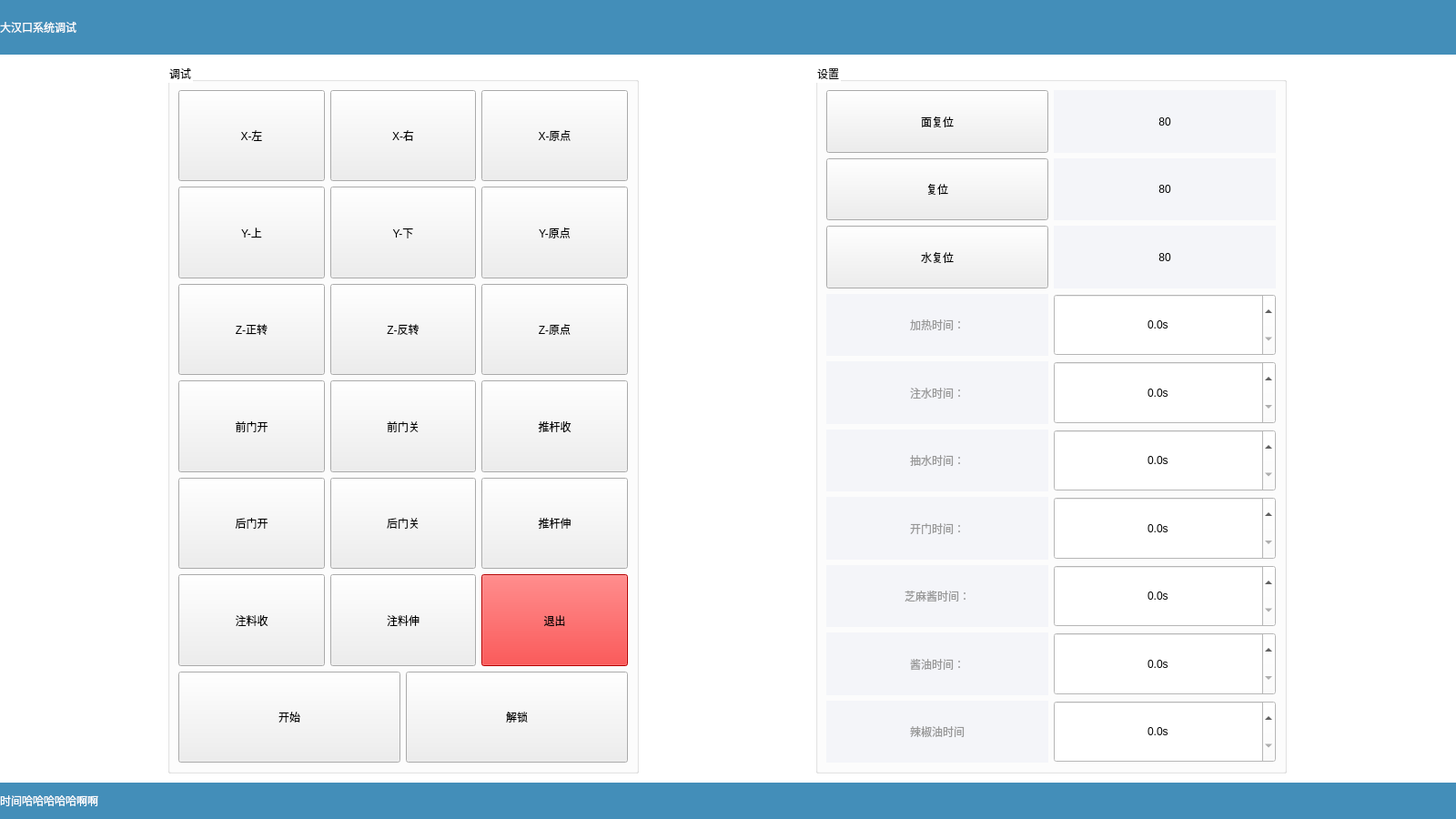
<?xml version="1.0" encoding="UTF-8"?>
<ui version="4.0">
 <class>Set</class>
 <widget class="QWidget" name="Set">
  <property name="windowModality">
   <enum>Qt::NonModal</enum>
  </property>
  <property name="enabled">
   <bool>true</bool>
  </property>
  <property name="geometry">
   <rect>
    <x>0</x>
    <y>0</y>
    <width>1600</width>
    <height>900</height>
   </rect>
  </property>
  <property name="sizePolicy">
   <sizepolicy hsizetype="Fixed" vsizetype="Fixed">
    <horstretch>0</horstretch>
    <verstretch>0</verstretch>
   </sizepolicy>
  </property>
  <property name="minimumSize">
   <size>
    <width>1600</width>
    <height>900</height>
   </size>
  </property>
  <property name="maximumSize">
   <size>
    <width>1920</width>
    <height>1080</height>
   </size>
  </property>
  <property name="windowTitle">
   <string>设置</string>
  </property>
  <property name="windowIcon">
   <iconset>
    <normaloff>noodle/img/set.png</normaloff>noodle/img/set.png</iconset>
  </property>
  <property name="styleSheet">
   <string notr="true">background-color: rgb(255, 255, 255);</string>
  </property>
  <layout class="QVBoxLayout" name="verticalLayout_3">
   <property name="spacing">
    <number>10</number>
   </property>
   <property name="leftMargin">
    <number>0</number>
   </property>
   <property name="topMargin">
    <number>0</number>
   </property>
   <property name="rightMargin">
    <number>0</number>
   </property>
   <property name="bottomMargin">
    <number>0</number>
   </property>
   <item>
    <widget class="QLabel" name="Lbtop">
     <property name="maximumSize">
      <size>
       <width>16777215</width>
       <height>60</height>
      </size>
     </property>
     <property name="styleSheet">
      <string notr="true">background-color: rgb(67, 142, 185);
font: 24pt &quot;幼圆&quot;;
color: rgb(255, 255, 255);</string>
     </property>
     <property name="text">
      <string>大汉口系统调试</string>
     </property>
     <property name="margin">
      <number>10</number>
     </property>
    </widget>
   </item>
   <item>
    <layout class="QHBoxLayout" name="horizontalLayout_15">
     <item>
      <widget class="QGroupBox" name="groupBox">
       <property name="maximumSize">
        <size>
         <width>518</width>
         <height>810</height>
        </size>
       </property>
       <property name="styleSheet">
        <string notr="true">font: 14pt &quot;楷体&quot;;</string>
       </property>
       <property name="title">
        <string>调试</string>
       </property>
       <layout class="QVBoxLayout" name="verticalLayout">
        <item>
         <layout class="QHBoxLayout" name="horizontalLayout">
          <item>
           <widget class="QPushButton" name="x_lift">
            <property name="sizePolicy">
             <sizepolicy hsizetype="Minimum" vsizetype="Preferred">
              <horstretch>0</horstretch>
              <verstretch>0</verstretch>
             </sizepolicy>
            </property>
            <property name="styleSheet">
             <string notr="true">background-color: rgb(238, 238, 238);</string>
            </property>
            <property name="text">
             <string>X-左</string>
            </property>
            <property name="checkable">
             <bool>false</bool>
            </property>
           </widget>
          </item>
          <item>
           <widget class="QPushButton" name="x_right">
            <property name="sizePolicy">
             <sizepolicy hsizetype="Minimum" vsizetype="Preferred">
              <horstretch>0</horstretch>
              <verstretch>0</verstretch>
             </sizepolicy>
            </property>
            <property name="styleSheet">
             <string notr="true">background-color: rgb(238, 238, 238);</string>
            </property>
            <property name="text">
             <string>X-右</string>
            </property>
            <property name="checkable">
             <bool>false</bool>
            </property>
           </widget>
          </item>
          <item>
           <widget class="QPushButton" name="x_home">
            <property name="sizePolicy">
             <sizepolicy hsizetype="Minimum" vsizetype="Preferred">
              <horstretch>0</horstretch>
              <verstretch>0</verstretch>
             </sizepolicy>
            </property>
            <property name="styleSheet">
             <string notr="true">background-color: rgb(238, 238, 238);</string>
            </property>
            <property name="text">
             <string>X-原点</string>
            </property>
            <property name="checkable">
             <bool>false</bool>
            </property>
           </widget>
          </item>
         </layout>
        </item>
        <item>
         <layout class="QHBoxLayout" name="horizontalLayout_2">
          <item>
           <widget class="QPushButton" name="y_up">
            <property name="sizePolicy">
             <sizepolicy hsizetype="Minimum" vsizetype="Preferred">
              <horstretch>0</horstretch>
              <verstretch>0</verstretch>
             </sizepolicy>
            </property>
            <property name="styleSheet">
             <string notr="true">background-color: rgb(238, 238, 238);</string>
            </property>
            <property name="text">
             <string>Y-上</string>
            </property>
            <property name="checkable">
             <bool>false</bool>
            </property>
           </widget>
          </item>
          <item>
           <widget class="QPushButton" name="y_down">
            <property name="sizePolicy">
             <sizepolicy hsizetype="Minimum" vsizetype="Preferred">
              <horstretch>0</horstretch>
              <verstretch>0</verstretch>
             </sizepolicy>
            </property>
            <property name="styleSheet">
             <string notr="true">background-color: rgb(238, 238, 238);</string>
            </property>
            <property name="text">
             <string>Y-下</string>
            </property>
            <property name="checkable">
             <bool>false</bool>
            </property>
           </widget>
          </item>
          <item>
           <widget class="QPushButton" name="y_home">
            <property name="sizePolicy">
             <sizepolicy hsizetype="Minimum" vsizetype="Preferred">
              <horstretch>0</horstretch>
              <verstretch>0</verstretch>
             </sizepolicy>
            </property>
            <property name="styleSheet">
             <string notr="true">background-color: rgb(238, 238, 238);</string>
            </property>
            <property name="text">
             <string>Y-原点</string>
            </property>
            <property name="checkable">
             <bool>false</bool>
            </property>
           </widget>
          </item>
         </layout>
        </item>
        <item>
         <layout class="QHBoxLayout" name="horizontalLayout_3">
          <item>
           <widget class="QPushButton" name="z_cw">
            <property name="sizePolicy">
             <sizepolicy hsizetype="Minimum" vsizetype="Preferred">
              <horstretch>0</horstretch>
              <verstretch>0</verstretch>
             </sizepolicy>
            </property>
            <property name="styleSheet">
             <string notr="true">background-color: rgb(238, 238, 238);</string>
            </property>
            <property name="text">
             <string>Z-正转</string>
            </property>
            <property name="checkable">
             <bool>false</bool>
            </property>
           </widget>
          </item>
          <item>
           <widget class="QPushButton" name="z_ccw">
            <property name="sizePolicy">
             <sizepolicy hsizetype="Minimum" vsizetype="Preferred">
              <horstretch>0</horstretch>
              <verstretch>0</verstretch>
             </sizepolicy>
            </property>
            <property name="styleSheet">
             <string notr="true">background-color: rgb(238, 238, 238);</string>
            </property>
            <property name="text">
             <string>Z-反转</string>
            </property>
            <property name="checkable">
             <bool>false</bool>
            </property>
           </widget>
          </item>
          <item>
           <widget class="QPushButton" name="z_home">
            <property name="sizePolicy">
             <sizepolicy hsizetype="Minimum" vsizetype="Preferred">
              <horstretch>0</horstretch>
              <verstretch>0</verstretch>
             </sizepolicy>
            </property>
            <property name="styleSheet">
             <string notr="true">background-color: rgb(238, 238, 238);</string>
            </property>
            <property name="text">
             <string>Z-原点</string>
            </property>
            <property name="checkable">
             <bool>false</bool>
            </property>
           </widget>
          </item>
         </layout>
        </item>
        <item>
         <layout class="QHBoxLayout" name="horizontalLayout_4">
          <item>
           <widget class="QPushButton" name="f_open">
            <property name="sizePolicy">
             <sizepolicy hsizetype="Minimum" vsizetype="Preferred">
              <horstretch>0</horstretch>
              <verstretch>0</verstretch>
             </sizepolicy>
            </property>
            <property name="styleSheet">
             <string notr="true">background-color: rgb(238, 238, 238);</string>
            </property>
            <property name="text">
             <string>前门开</string>
            </property>
            <property name="checkable">
             <bool>false</bool>
            </property>
           </widget>
          </item>
          <item>
           <widget class="QPushButton" name="f_close">
            <property name="sizePolicy">
             <sizepolicy hsizetype="Minimum" vsizetype="Preferred">
              <horstretch>0</horstretch>
              <verstretch>0</verstretch>
             </sizepolicy>
            </property>
            <property name="styleSheet">
             <string notr="true">background-color: rgb(238, 238, 238);</string>
            </property>
            <property name="text">
             <string>前门关</string>
            </property>
            <property name="checkable">
             <bool>false</bool>
            </property>
           </widget>
          </item>
          <item>
           <widget class="QPushButton" name="p_shrink">
            <property name="sizePolicy">
             <sizepolicy hsizetype="Minimum" vsizetype="Preferred">
              <horstretch>0</horstretch>
              <verstretch>0</verstretch>
             </sizepolicy>
            </property>
            <property name="styleSheet">
             <string notr="true">background-color: rgb(238, 238, 238);</string>
            </property>
            <property name="text">
             <string>推杆收</string>
            </property>
            <property name="checkable">
             <bool>false</bool>
            </property>
           </widget>
          </item>
         </layout>
        </item>
        <item>
         <layout class="QHBoxLayout" name="horizontalLayout_5">
          <item>
           <widget class="QPushButton" name="b_open">
            <property name="sizePolicy">
             <sizepolicy hsizetype="Minimum" vsizetype="Preferred">
              <horstretch>0</horstretch>
              <verstretch>0</verstretch>
             </sizepolicy>
            </property>
            <property name="styleSheet">
             <string notr="true">background-color: rgb(238, 238, 238);</string>
            </property>
            <property name="text">
             <string>后门开</string>
            </property>
            <property name="checkable">
             <bool>false</bool>
            </property>
           </widget>
          </item>
          <item>
           <widget class="QPushButton" name="b_close">
            <property name="sizePolicy">
             <sizepolicy hsizetype="Minimum" vsizetype="Preferred">
              <horstretch>0</horstretch>
              <verstretch>0</verstretch>
             </sizepolicy>
            </property>
            <property name="styleSheet">
             <string notr="true">background-color: rgb(238, 238, 238);</string>
            </property>
            <property name="text">
             <string>后门关</string>
            </property>
            <property name="checkable">
             <bool>false</bool>
            </property>
           </widget>
          </item>
          <item>
           <widget class="QPushButton" name="p_stretch">
            <property name="sizePolicy">
             <sizepolicy hsizetype="Minimum" vsizetype="Preferred">
              <horstretch>0</horstretch>
              <verstretch>0</verstretch>
             </sizepolicy>
            </property>
            <property name="styleSheet">
             <string notr="true">background-color: rgb(238, 238, 238);</string>
            </property>
            <property name="text">
             <string>推杆伸</string>
            </property>
            <property name="checkable">
             <bool>false</bool>
            </property>
           </widget>
          </item>
         </layout>
        </item>
        <item>
         <layout class="QHBoxLayout" name="horizontalLayout_6">
          <item>
           <widget class="QPushButton" name="i_shrink">
            <property name="sizePolicy">
             <sizepolicy hsizetype="Minimum" vsizetype="Preferred">
              <horstretch>0</horstretch>
              <verstretch>0</verstretch>
             </sizepolicy>
            </property>
            <property name="styleSheet">
             <string notr="true">background-color: rgb(238, 238, 238);</string>
            </property>
            <property name="text">
             <string>注料收</string>
            </property>
            <property name="checkable">
             <bool>false</bool>
            </property>
           </widget>
          </item>
          <item>
           <widget class="QPushButton" name="i_stretch">
            <property name="sizePolicy">
             <sizepolicy hsizetype="Minimum" vsizetype="Preferred">
              <horstretch>0</horstretch>
              <verstretch>0</verstretch>
             </sizepolicy>
            </property>
            <property name="styleSheet">
             <string notr="true">background-color: rgb(238, 238, 238);</string>
            </property>
            <property name="text">
             <string>注料伸</string>
            </property>
            <property name="checkable">
             <bool>false</bool>
            </property>
           </widget>
          </item>
          <item>
           <widget class="QPushButton" name="esc">
            <property name="sizePolicy">
             <sizepolicy hsizetype="Minimum" vsizetype="Preferred">
              <horstretch>0</horstretch>
              <verstretch>0</verstretch>
             </sizepolicy>
            </property>
            <property name="styleSheet">
             <string notr="true">background-color: rgb(255, 0, 0);</string>
            </property>
            <property name="text">
             <string>退出</string>
            </property>
            <property name="checkable">
             <bool>false</bool>
            </property>
           </widget>
          </item>
         </layout>
        </item>
        <item>
         <layout class="QHBoxLayout" name="horizontalLayout_7">
          <item>
           <widget class="QPushButton" name="start">
            <property name="sizePolicy">
             <sizepolicy hsizetype="Minimum" vsizetype="Preferred">
              <horstretch>0</horstretch>
              <verstretch>0</verstretch>
             </sizepolicy>
            </property>
            <property name="styleSheet">
             <string notr="true">background-color: rgb(238, 238, 238);</string>
            </property>
            <property name="text">
             <string>开始</string>
            </property>
            <property name="checkable">
             <bool>false</bool>
            </property>
           </widget>
          </item>
          <item>
           <widget class="QPushButton" name="unlock">
            <property name="sizePolicy">
             <sizepolicy hsizetype="Minimum" vsizetype="Preferred">
              <horstretch>0</horstretch>
              <verstretch>0</verstretch>
             </sizepolicy>
            </property>
            <property name="styleSheet">
             <string notr="true">background-color: rgb(238, 238, 238);</string>
            </property>
            <property name="text">
             <string>解锁</string>
            </property>
            <property name="checkable">
             <bool>false</bool>
            </property>
           </widget>
          </item>
         </layout>
        </item>
       </layout>
      </widget>
     </item>
     <item>
      <widget class="QGroupBox" name="groupBox_2">
       <property name="maximumSize">
        <size>
         <width>518</width>
         <height>810</height>
        </size>
       </property>
       <property name="styleSheet">
        <string notr="true">font: 14pt &quot;楷体&quot;;</string>
       </property>
       <property name="title">
        <string>设置</string>
       </property>
       <layout class="QVBoxLayout" name="verticalLayout_2">
        <item>
         <layout class="QHBoxLayout" name="horizontalLayout_8">
          <item>
           <widget class="QPushButton" name="noodle_reset">
            <property name="sizePolicy">
             <sizepolicy hsizetype="Minimum" vsizetype="Preferred">
              <horstretch>0</horstretch>
              <verstretch>0</verstretch>
             </sizepolicy>
            </property>
            <property name="styleSheet">
             <string notr="true">background-color: rgb(238, 238, 238);</string>
            </property>
            <property name="text">
             <string>面复位</string>
            </property>
            <property name="checkable">
             <bool>false</bool>
            </property>
           </widget>
          </item>
          <item>
           <widget class="QLabel" name="noodle_num">
            <property name="layoutDirection">
             <enum>Qt::LeftToRight</enum>
            </property>
            <property name="styleSheet">
             <string notr="true">background-color: rgb(244, 245, 249);
border-color: rgb(236, 232, 224);</string>
            </property>
            <property name="text">
             <string>80</string>
            </property>
            <property name="alignment">
             <set>Qt::AlignCenter</set>
            </property>
           </widget>
          </item>
         </layout>
        </item>
        <item>
         <layout class="QHBoxLayout" name="horizontalLayout_9">
          <item>
           <widget class="QPushButton" name="sauce_reset">
            <property name="sizePolicy">
             <sizepolicy hsizetype="Minimum" vsizetype="Preferred">
              <horstretch>0</horstretch>
              <verstretch>0</verstretch>
             </sizepolicy>
            </property>
            <property name="styleSheet">
             <string notr="true">background-color: rgb(238, 238, 238);</string>
            </property>
            <property name="text">
             <string>复位</string>
            </property>
            <property name="checkable">
             <bool>false</bool>
            </property>
           </widget>
          </item>
          <item>
           <widget class="QLabel" name="sauce_num">
            <property name="styleSheet">
             <string notr="true">background-color: rgb(244, 245, 249);</string>
            </property>
            <property name="text">
             <string>80</string>
            </property>
            <property name="alignment">
             <set>Qt::AlignCenter</set>
            </property>
           </widget>
          </item>
         </layout>
        </item>
        <item>
         <layout class="QHBoxLayout" name="horizontalLayout_10">
          <item>
           <widget class="QPushButton" name="water_reset">
            <property name="sizePolicy">
             <sizepolicy hsizetype="Minimum" vsizetype="Preferred">
              <horstretch>0</horstretch>
              <verstretch>0</verstretch>
             </sizepolicy>
            </property>
            <property name="styleSheet">
             <string notr="true">background-color: rgb(238, 238, 238);</string>
            </property>
            <property name="text">
             <string>水复位</string>
            </property>
            <property name="checkable">
             <bool>false</bool>
            </property>
           </widget>
          </item>
          <item>
           <widget class="QLabel" name="water_num">
            <property name="styleSheet">
             <string notr="true">background-color: rgb(244, 245, 249);</string>
            </property>
            <property name="text">
             <string>80</string>
            </property>
            <property name="alignment">
             <set>Qt::AlignCenter</set>
            </property>
           </widget>
          </item>
         </layout>
        </item>
        <item>
         <layout class="QHBoxLayout" name="horizontalLayout_11">
          <item>
           <widget class="QLabel" name="label_4">
            <property name="styleSheet">
             <string notr="true">color: rgb(151, 151, 151);
background-color: rgb(244, 245, 249);</string>
            </property>
            <property name="text">
             <string>加热时间：</string>
            </property>
            <property name="alignment">
             <set>Qt::AlignCenter</set>
            </property>
           </widget>
          </item>
          <item>
           <widget class="QDoubleSpinBox" name="heat_time">
            <property name="sizePolicy">
             <sizepolicy hsizetype="Minimum" vsizetype="Preferred">
              <horstretch>0</horstretch>
              <verstretch>0</verstretch>
             </sizepolicy>
            </property>
            <property name="alignment">
             <set>Qt::AlignCenter</set>
            </property>
            <property name="suffix">
             <string>s</string>
            </property>
            <property name="decimals">
             <number>1</number>
            </property>
            <property name="singleStep">
             <double>0.100000000000000</double>
            </property>
           </widget>
          </item>
         </layout>
        </item>
        <item>
         <layout class="QHBoxLayout" name="horizontalLayout_18">
          <item>
           <widget class="QLabel" name="label_5">
            <property name="styleSheet">
             <string notr="true">color: rgb(151, 151, 151);
background-color: rgb(244, 245, 249);</string>
            </property>
            <property name="text">
             <string>注水时间：</string>
            </property>
            <property name="alignment">
             <set>Qt::AlignCenter</set>
            </property>
           </widget>
          </item>
          <item>
           <widget class="QDoubleSpinBox" name="water_into_time">
            <property name="sizePolicy">
             <sizepolicy hsizetype="Minimum" vsizetype="Preferred">
              <horstretch>0</horstretch>
              <verstretch>0</verstretch>
             </sizepolicy>
            </property>
            <property name="alignment">
             <set>Qt::AlignCenter</set>
            </property>
            <property name="suffix">
             <string>s</string>
            </property>
            <property name="decimals">
             <number>1</number>
            </property>
            <property name="singleStep">
             <double>0.100000000000000</double>
            </property>
           </widget>
          </item>
         </layout>
        </item>
        <item>
         <layout class="QHBoxLayout" name="horizontalLayout_17">
          <item>
           <widget class="QLabel" name="label_6">
            <property name="styleSheet">
             <string notr="true">color: rgb(151, 151, 151);
background-color: rgb(244, 245, 249);</string>
            </property>
            <property name="text">
             <string>抽水时间：</string>
            </property>
            <property name="alignment">
             <set>Qt::AlignCenter</set>
            </property>
           </widget>
          </item>
          <item>
           <widget class="QDoubleSpinBox" name="water_out_time">
            <property name="sizePolicy">
             <sizepolicy hsizetype="Minimum" vsizetype="Preferred">
              <horstretch>0</horstretch>
              <verstretch>0</verstretch>
             </sizepolicy>
            </property>
            <property name="alignment">
             <set>Qt::AlignCenter</set>
            </property>
            <property name="suffix">
             <string>s</string>
            </property>
            <property name="decimals">
             <number>1</number>
            </property>
            <property name="singleStep">
             <double>0.100000000000000</double>
            </property>
           </widget>
          </item>
         </layout>
        </item>
        <item>
         <layout class="QHBoxLayout" name="horizontalLayout_16">
          <item>
           <widget class="QLabel" name="label_7">
            <property name="styleSheet">
             <string notr="true">color: rgb(151, 151, 151);
background-color: rgb(244, 245, 249);</string>
            </property>
            <property name="text">
             <string>开门时间：</string>
            </property>
            <property name="alignment">
             <set>Qt::AlignCenter</set>
            </property>
           </widget>
          </item>
          <item>
           <widget class="QDoubleSpinBox" name="open_door_time">
            <property name="sizePolicy">
             <sizepolicy hsizetype="Minimum" vsizetype="Preferred">
              <horstretch>0</horstretch>
              <verstretch>0</verstretch>
             </sizepolicy>
            </property>
            <property name="alignment">
             <set>Qt::AlignCenter</set>
            </property>
            <property name="suffix">
             <string>s</string>
            </property>
            <property name="decimals">
             <number>1</number>
            </property>
            <property name="singleStep">
             <double>0.100000000000000</double>
            </property>
           </widget>
          </item>
         </layout>
        </item>
        <item>
         <layout class="QHBoxLayout" name="horizontalLayout_14">
          <item>
           <widget class="QLabel" name="label_8">
            <property name="styleSheet">
             <string notr="true">color: rgb(151, 151, 151);
background-color: rgb(244, 245, 249);</string>
            </property>
            <property name="text">
             <string>芝麻酱时间：</string>
            </property>
            <property name="alignment">
             <set>Qt::AlignCenter</set>
            </property>
           </widget>
          </item>
          <item>
           <widget class="QDoubleSpinBox" name="sesame_time">
            <property name="sizePolicy">
             <sizepolicy hsizetype="Minimum" vsizetype="Preferred">
              <horstretch>0</horstretch>
              <verstretch>0</verstretch>
             </sizepolicy>
            </property>
            <property name="alignment">
             <set>Qt::AlignCenter</set>
            </property>
            <property name="suffix">
             <string>s</string>
            </property>
            <property name="decimals">
             <number>1</number>
            </property>
            <property name="singleStep">
             <double>0.100000000000000</double>
            </property>
           </widget>
          </item>
         </layout>
        </item>
        <item>
         <layout class="QHBoxLayout" name="horizontalLayout_13">
          <item>
           <widget class="QLabel" name="label_9">
            <property name="styleSheet">
             <string notr="true">color: rgb(151, 151, 151);
background-color: rgb(244, 245, 249);</string>
            </property>
            <property name="text">
             <string>酱油时间：</string>
            </property>
            <property name="alignment">
             <set>Qt::AlignCenter</set>
            </property>
           </widget>
          </item>
          <item>
           <widget class="QDoubleSpinBox" name="sauce_time">
            <property name="sizePolicy">
             <sizepolicy hsizetype="Minimum" vsizetype="Preferred">
              <horstretch>0</horstretch>
              <verstretch>0</verstretch>
             </sizepolicy>
            </property>
            <property name="alignment">
             <set>Qt::AlignCenter</set>
            </property>
            <property name="suffix">
             <string>s</string>
            </property>
            <property name="decimals">
             <number>1</number>
            </property>
            <property name="singleStep">
             <double>0.100000000000000</double>
            </property>
           </widget>
          </item>
         </layout>
        </item>
        <item>
         <layout class="QHBoxLayout" name="horizontalLayout_12">
          <item>
           <widget class="QLabel" name="label_10">
            <property name="styleSheet">
             <string notr="true">color: rgb(151, 151, 151);
background-color: rgb(244, 245, 249);</string>
            </property>
            <property name="text">
             <string>辣椒油时间</string>
            </property>
            <property name="alignment">
             <set>Qt::AlignCenter</set>
            </property>
           </widget>
          </item>
          <item>
           <widget class="QDoubleSpinBox" name="pepper_time">
            <property name="sizePolicy">
             <sizepolicy hsizetype="Minimum" vsizetype="Preferred">
              <horstretch>0</horstretch>
              <verstretch>0</verstretch>
             </sizepolicy>
            </property>
            <property name="alignment">
             <set>Qt::AlignCenter</set>
            </property>
            <property name="suffix">
             <string>s</string>
            </property>
            <property name="decimals">
             <number>1</number>
            </property>
            <property name="singleStep">
             <double>0.100000000000000</double>
            </property>
           </widget>
          </item>
         </layout>
        </item>
       </layout>
      </widget>
     </item>
    </layout>
   </item>
   <item>
    <widget class="QLabel" name="LBbottom">
     <property name="maximumSize">
      <size>
       <width>16777215</width>
       <height>40</height>
      </size>
     </property>
     <property name="styleSheet">
      <string notr="true">background-color: rgb(67, 142, 185);
font: 10pt &quot;幼圆&quot;;
color: rgb(255, 255, 255);</string>
     </property>
     <property name="text">
      <string>时间哈哈哈哈哈啊啊</string>
     </property>
     <property name="margin">
      <number>10</number>
     </property>
    </widget>
   </item>
  </layout>
 </widget>
 <resources/>
 <connections/>
</ui>
